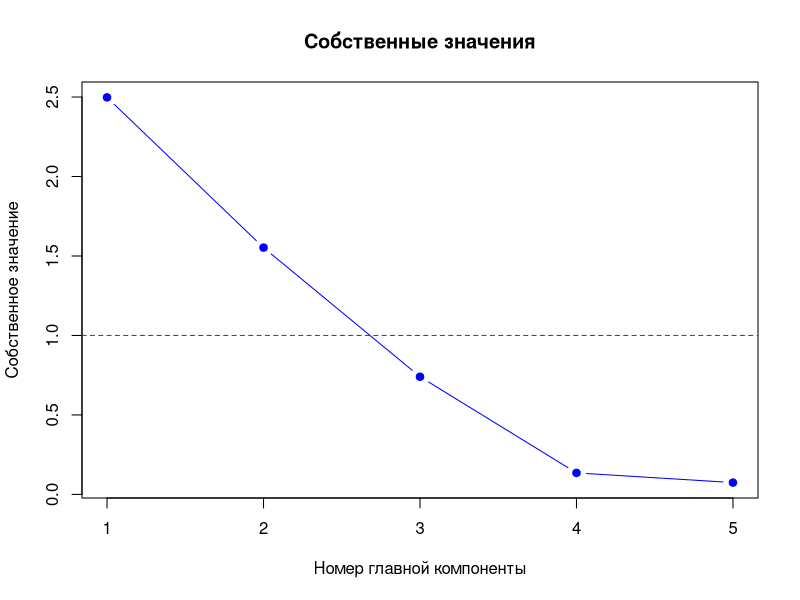
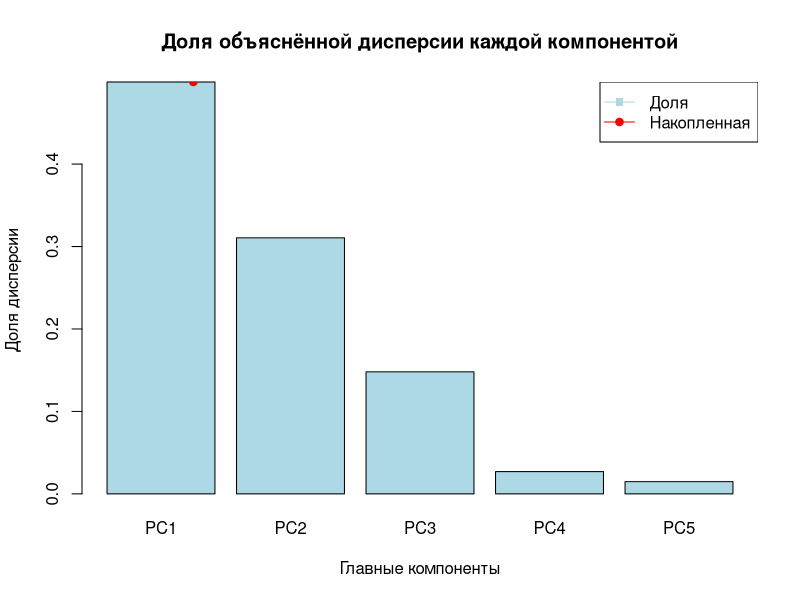
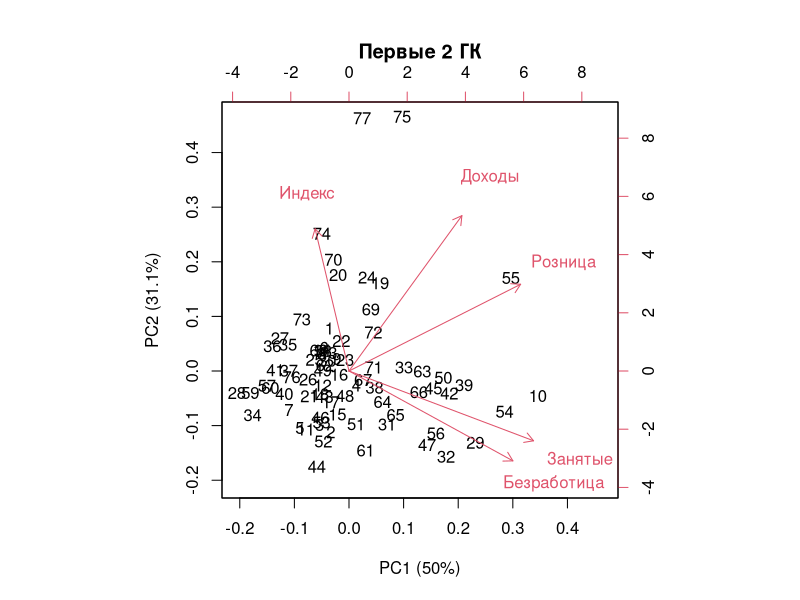
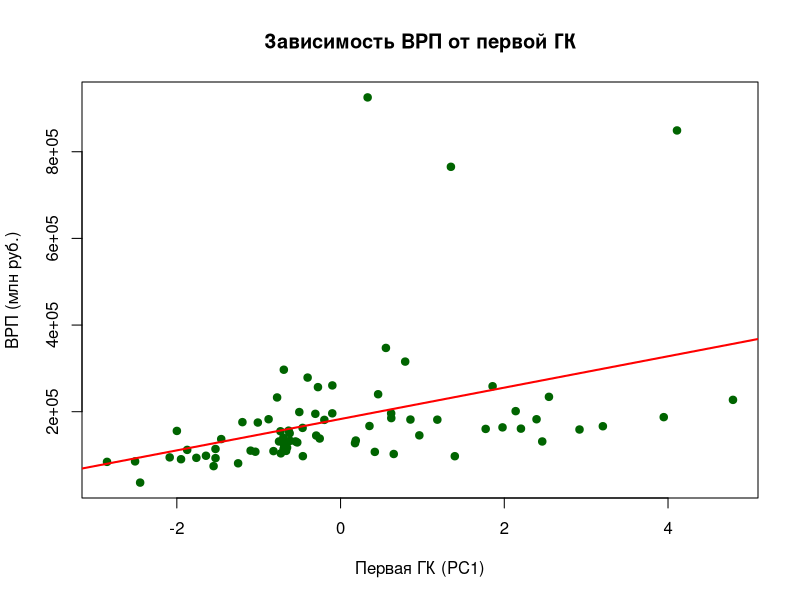

These charts were generated, in order, by the following R code:
library(readxl)

table <- read_excel("table.xlsx", sheet="Таблица")

df_raw <- data.frame(
  Занятые = table$`Число занятых в экономике`,
  Безработица = table$`Уровень безработицы`,
  Доходы = table$`Уровень доходов населения`,
  Розница = table$`Розничные продажи`,
  Индекс = table$`Индекс пром. Производства`,
  ВРП = table$`Валовой региональный продукт`
)

df_raw <- na.omit(df_raw)

# Отделяем признаки X и Y
X <- df_raw[, 1:5]
Y <- df_raw$ВРП

# Краткая статистика исходных данных
cat("Исходные данные:\n")
print(head(X))
cat("\nРазмерность:", dim(X), "\n")

# Стандартизация
X_scaled <- scale(X)

# Метод главных компонент

pca_result <- prcomp(X_scaled, center = TRUE, scale. = TRUE)

# Вывод результатов
cat("\n========================================\n")
cat("РЕЗУЛЬТАТЫ КОМПОНЕНТНОГО АНАЛИЗА\n")
cat("========================================\n")

# Собственные значения (дисперсии компонент) и их доли
eigenvals <- pca_result$sdev^2
prop_variance <- eigenvals / sum(eigenvals)
cum_prop <- cumsum(prop_variance)

cat("\nСобственные значения (дисперсии):\n")
print(round(eigenvals, 4))

cat("\nДоля объяснённой дисперсии каждой компонентой:\n")
print(round(prop_variance, 4))

cat("\nНакопленная доля объяснённой дисперсии:\n")
print(round(cum_prop, 4))

# График
plot(eigenvals, type = "b", pch = 19, col = "blue",
     main = "Собственные значения",
     xlab = "Номер главной компоненты", ylab = "Собственное значение")
abline(h = 1, col = "red", lty = 2)

# Необходимое число компонент
n_comp_kaiser <- sum(eigenvals > 1) # собственное значение > 1 (правило Кайзера)
n_comp_80 <- which(cum_prop >= 0.8)[1] # накопленная доля дисперсии

cat("\nПравило Кайзера (собственные значения > 1):", n_comp_kaiser, "компоненты\n")
cat("Накопленная дисперсия >= 80% требует", n_comp_80, "компонент(ы)\n")

# Рекомендуемое число компонент
n_comp <- min(n_comp_kaiser, n_comp_80)
cat("Рекомендуемое число главных компонент:", n_comp, "\n")

# Факторные нагрузки (корреляции исходных переменных с компонентами)

# коэффициенты корреляции = умножить веса на sqrt(собственного значения)
loadings <- pca_result$rotation %*% diag(sqrt(eigenvals))
colnames(loadings) <- paste0("PC", 1:ncol(loadings))
rownames(loadings) <- colnames(X)

cat("\n========================================\n")
cat("Факторные нагрузки (корреляции переменных с компонентами)\n")
cat("========================================\n")
print(round(loadings, 4))

# Квадраты нагрузок –-- вклад каждой переменной в компоненту
squared_loadings <- loadings^2
cat("\nКвадраты факторных нагрузок (доля дисперсии переменной, объяснённая компонентой):\n")
print(round(squared_loadings, 4))

# Суммы квадратов нагрузок по строкам --– не должны быть > 1
communalities <- rowSums(squared_loadings)
cat("\nОбщности (доля дисперсии каждой переменной, объяснённая всеми компонентами):\n")
print(round(communalities, 4))

# Интерпретация ГК

# Смотрим на нагрузки с большими абсолютными значениями
cat("\n========================================\n")
cat("Интерпретация компонент (по нагрузкам)\n")
cat("========================================\n")

for (i in 1:n_comp) {
  cat("\nГлавная компонента", i, "(доля дисперсии:", round(prop_variance[i], 3), ")\n")
  # Находим переменные с нагрузкой по модулю > 0.5 (значимый вклад)
  high_loadings <- loadings[, i][abs(loadings[, i]) > 0.5]
  if (length(high_loadings) > 0) {
    cat("  Переменные с высокой нагрузкой:\n")
    print(round(sort(high_loadings, decreasing = TRUE), 4))
  } else {
    cat("  Нет переменных с нагрузкой >0.5 (все слабые)\n")
  }
}

# Графики

# График долей дисперсии
barplot(prop_variance, names.arg = paste0("PC", 1:length(prop_variance)),
        main = "Доля объяснённой дисперсии каждой компонентой",
        xlab = "Главные компоненты", ylab = "Доля дисперсии",
        col = "lightblue")
lines(cum_prop, type = "b", pch = 19, col = "red")
legend("topright", legend = c("Доля", "Накопленная"), col = c("lightblue", "red"), lty = 1, pch = c(15, 19))

# Проекция наблюдений и нагрузок
biplot(pca_result, main = "Первые 2 ГК",
       xlab = paste0("PC1 (", round(prop_variance[1]*100, 1), "%)"),
       ylab = paste0("PC2 (", round(prop_variance[2]*100, 1), "%)"))

# Связь первой главной компоненты С Y

PC1 <- pca_result$x[, 1]

# Корреляция Пирсона между PC1 и Y
cor_pearson <- cor(PC1, Y, method = "pearson")
cat("\n========================================\n")
cat("Связь первой ГК с Y (ВРП)\n")
cat("========================================\n")
cat("Коэффициент корреляции Пирсона: r =", round(cor_pearson, 4), "\n")
if (abs(cor_pearson) > 0.7) {
  cat("Связь сильная (|r| > 0.7)\n")
} else if (abs(cor_pearson) > 0.4) {
  cat("Связь умеренная\n")
} else {
  cat("Связь слабая\n")
}

# График разброса
plot(PC1, Y, pch = 19, col = "darkgreen",
     main = "Зависимость ВРП от первой ГК",
     xlab = "Первая ГК (PC1)", ylab = "ВРП (млн руб.)")
abline(lm(Y ~ PC1), col = "red", lwd = 2)

# Тест значимости корреляции
cor_test <- cor.test(PC1, Y)
cat("\nПроверка значимости корреляции: p-value =", cor_test$p.value, "\n")
if (cor_test$p.value < 0.05) {
  cat("Корреляция статистически значима (p < 0.05).\n")
} else {
  cat("Корреляция незначима\n")
}

# Выводы

cat("\n========================================\n")
cat("ВЫВОДЫ\n")
cat("========================================\n")
cat("1. Для описания основных закономерностей достаточно", n_comp, "главных компонент.\n")
cat("   Они объясняют", round(cum_prop[n_comp]*100, 1), "% суммарной дисперсии исходных признаков.\n")
cat("2. Наибольший вклад в первую компоненту вносят переменные:\n")
first_comp_load <- sort(loadings[,1], decreasing = TRUE)
print(round(first_comp_load, 4))
cat("3. Вторая компонента наиболее сильно связана с:\n")
second_comp_load <- sort(loadings[,2], decreasing = TRUE)
print(round(second_comp_load, 4))
cat("4. Корреляция первой главной компоненты с ВРП составляет",
    round(cor_pearson, 4), "и является", 
    ifelse(cor_test$p.value < 0.05, "статистически значимой", "незначимой"), "\n")

cat("\nАнализ завершён.\n")
